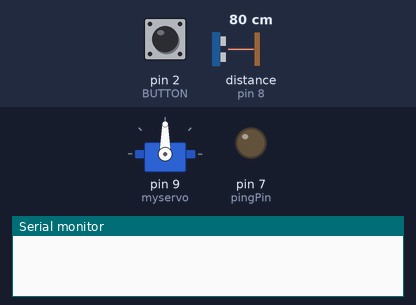
Recording of a sketch running on a simulated Arduino Uno, built with avr-gcc and run on an emulated ATmega328P. On the bench: servo, output pins drawn as LEDs (lit = HIGH), the last lines printed to the serial monitor. The inputs (shaded band) are chosen by the test bench; at power-on: pin 2 (BUTTON) HIGH, distance to the obstacle (sensor on pin 8) 80 cm. The echo pulse lasts 58.3 µs per cm.

Above: at 1.2 s.
1.3 s: pin 2 (BUTTON) pulled LOW for 0.15 s
At 2.0 s:
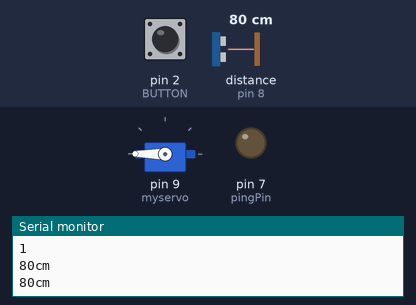
2.9 s: distance to the obstacle (sensor on pin 8) set to 13 cm
4.4 s: distance to the obstacle (sensor on pin 8) set to 10 cm
At 5.3 s:
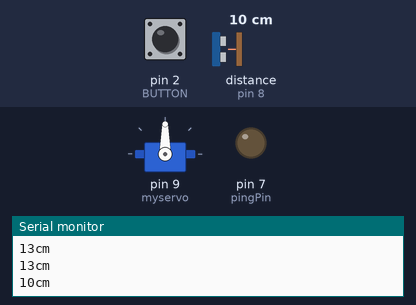
6.5 s: distance to the obstacle (sensor on pin 8) set to 18 cm
At 8.0 s:
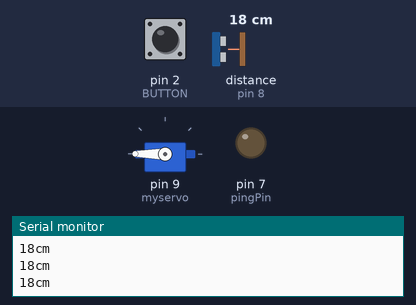
Timing chart, 0 to 9.3 s (numbered marks = the images above; inputs shaded):
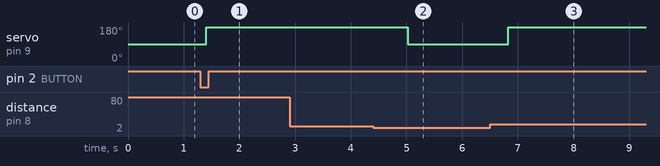

The sketch:

Last_Project_ITC.ino
```cpp
const int pingPin = 7; //trig
int inPin = 8;
int BUTTON = 2;
int Press = 0;
#include <Servo.h>
#include <Wire.h>

const int LCD_COLS = 16;
const int LCD_ROWS = 2;
Servo myservo; //ประกาศตัวแปรแทน Servo


void switch1()
{
  if (digitalRead(BUTTON) == LOW)
  {
    Press++;

    if (Press > 1)
    {
      Press = 0;
    }
    Serial.println(Press);

  }
  delay(200);

}

void setup() {

  int status;
  Serial.begin(9600);

  myservo.attach(9);
  attachInterrupt(digitalPinToInterrupt(BUTTON) , switch1, CHANGE);
  pinMode(BUTTON, INPUT_PULLUP);

}


void loop()
{

  if (Press == 1)
  {

    long duration, cm;
    pinMode(pingPin, OUTPUT);
    digitalWrite(pingPin, LOW);
    delayMicroseconds(2);
    digitalWrite(pingPin, HIGH);
    delayMicroseconds(5);
    digitalWrite(pingPin, LOW);
    pinMode(inPin, INPUT);
    duration = pulseIn(inPin, HIGH);
    cm = microsecondsToCentimeters(duration);
    Serial.print(cm);
    Serial.print("cm");
    Serial.println();
    delay(100);

    if (cm < 12)
    {
      myservo.write(90); // สั่งให้ Servo หมุนไปองศาที่ 180
      delay(500); // หน่วงเวลา 1000ms
    }
    else
    {
      myservo.write(180); // สั่งให้ Servo หมุนไปองศาที่ 0
      delay(500); // หน่วงเวลา 1000ms
    }
  }
  else if (Press == 0)
  {

  }

}
long microsecondsToCentimeters(long microseconds)
{
  // The speed of sound is 340 m/s or 29 microseconds per centimeter.
  // The ping travels out and back, so to find the distance of the
  // object we take half of the distance travelled.
  return microseconds / 29 / 2;
}
```

Measured:
- the behaviour switches between 12 and 11 cm on distance to the obstacle (sensor on pin 8) (found by bisection; images 1 and 2)
- after the input at 1.3 s, servo on pin 9 (myservo): 90° → 180° after 0.11 s
- after the input at 4.4 s, servo on pin 9 (myservo): 180° → 90° after 0.62 s
- after the input at 6.5 s, servo on pin 9 (myservo): 90° → 180° after 0.33 s
